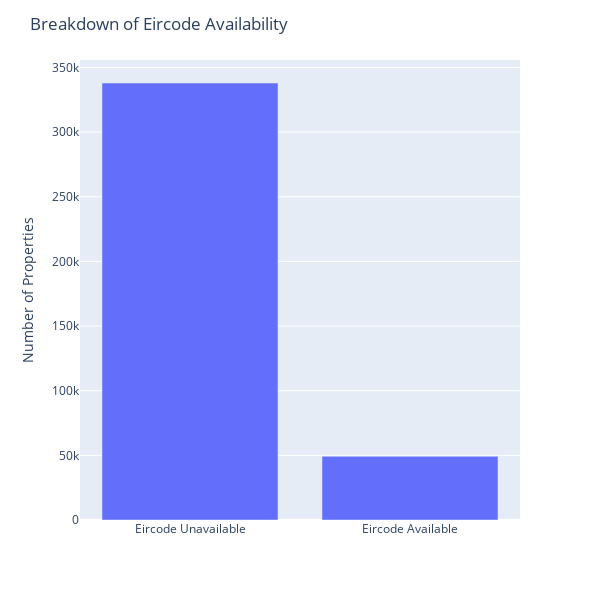

The cell this chart's notebook holds for it:
### Code cell
# eircode

fig = px.bar(x = ppr_post_2015_eircode['eircode_availability'], 
             y =  ppr_post_2015_eircode["count"])

fig.update_layout(title = "Breakdown of Eircode Availability",
                  yaxis_title = 'Number of Properties', 
                  xaxis_title =  None, 
                  barmode='group')
fig.update_layout(height=600, width=600)
fig.show()

### Figure 1 — Plotly figure (JSON) as saved in the notebook; plotly's stock layout.template omitted (floating-point values rounded to 4 significant figures)
{"data": [{"alignmentgroup": "True", "hovertemplate": "x=%{x}<br>y=%{y}<extra></extra>", "legendgroup": "", "marker": {"color": "#636efa", "pattern": {"shape": ""}}, "name": "", "offsetgroup": "", "orientation": "v", "showlegend": false, "textposition": "auto", "type": "bar", "x": ["Eircode Unavailable", "Eircode Available"], "xaxis": "x", "y": [338000, 49247], "yaxis": "y"}], "layout": {"barmode": "group", "height": 600, "legend": {"tracegroupgap": 0}, "margin": {"t": 60}, "title": {"text": "Breakdown of Eircode Availability"}, "width": 600, "xaxis": {"anchor": "y", "domain": [0, 1], "title": {}}, "yaxis": {"anchor": "x", "domain": [0, 1], "title": {"text": "Number of Properties"}}}}
